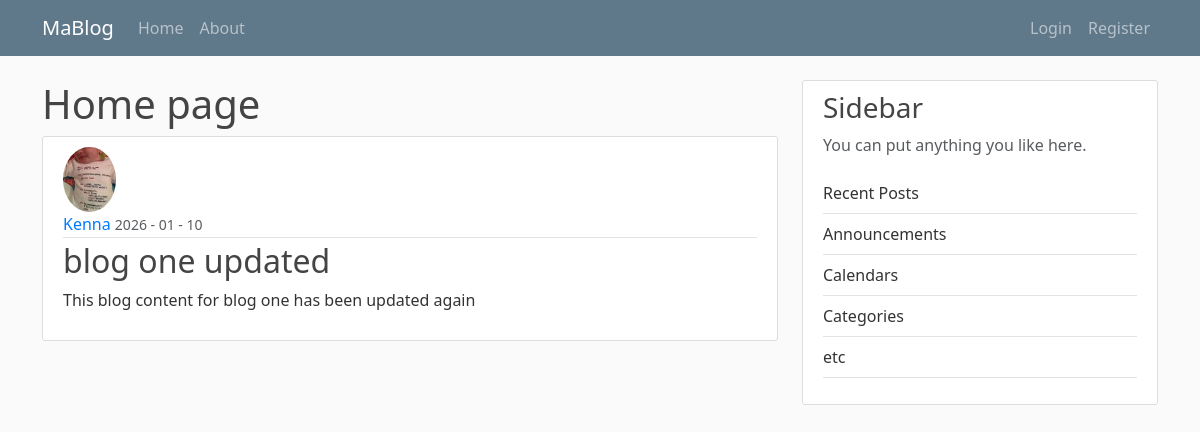
/post/1, run on the app's committed database.
### flaskblog/models.py (models this page shows, shortened)
class User(db.Model, UserMixin):
    id = db.Column(db.Integer, primary_key=True)
    username = db.Column(db.String(20), unique=True, nullable=False)
    email = db.Column(db.String(120), unique=True, nullable=False)
    image_file = db.Column(db.String(20), nullable=False, default='default.jpg')
    password = db.Column(db.String(60), nullable=False)
    posts = db.relationship('Post', backref='author', lazy=True)

class Post(db.Model):
    id = db.Column(db.Integer, primary_key=True)
    title = db.Column(db.String(100), nullable=False)
    date_posted = db.Column(db.DateTime, nullable=False, default=datetime.utcnow)
    content = db.Column(db.Text, nullable=False)
    user_id = db.Column(db.Integer, db.ForeignKey('user.id'), nullable=False)

### flaskblog/posts/routes.py (the view)
@posts.route("/post/<int:post_id>")
def post(post_id):
    post = Post.query.get_or_404(post_id)
    return render_template('post.html', title=post.title, post=post)

### flaskblog/templates/post.html (shortened to what this page needs)
{% extends "layout.html" %} {%block content%}
<h1>Home page</h1>
<article class="media content-section">
  <img
    class="rounded-circle article-img"
    src="{{ url_for('static', filename='profilePics/' + post.author.image_file) }}" />
  <div class="media-body">
    <div class="article-metadata">
      <a class="mr-2" href="{{ url_for('users.user_posts', username=post.author.username) }}" >{{post.author.username}}</a >
      <small class="text-muted"
        >{{post.date_posted.strftime("%Y - %m - %d")}}</small
      >
    </div>
    <h2 class="article-title">{{post.title}}</h2>
    <p class="article-content">{{post.content}}</p>
  </div>
</article>
{%endblock content%}

### flaskblog/static/css/main.css (style rules this page uses)
body { background: #fafafa; color: #333; margin-top: 5rem; }
h1, h2, h3, h4, h5, h6 { color: #444; }
a { color: #007bff; text-decoration: none; }
.content-section { background: #fff; padding: 10px 20px; border: 1px solid #ddd; border-radius: 3px; margin-bottom: 20px; }
.article-title { color: #444444; }
.article-content { white-space: pre-line; line-height: 1.6; }
.article-img { max-width: 65px; height: 65px; margin-right: 15px; border-radius: 5px; }
.article-metadata { padding-bottom: 1px; margin-bottom: 4px; border-bottom: 1px solid #e3e3e3; }

### data on the page
User: image_file (picture), author.username "Kenna"
Post: date_posted "2026 - 01 - 10", title "blog one updated", content "This blog content for blog one has been updated again"
